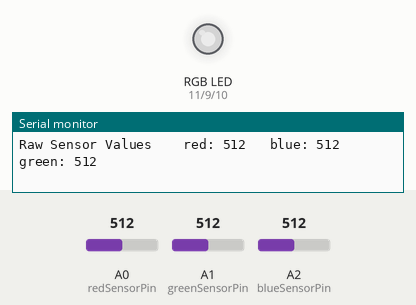
The sketch below on a simulated Arduino Uno, built with avr-gcc and run on an emulated ATmega328P. On the bench: an RGB LED mixed from three pins (HIGH = lit), the last lines printed to the serial monitor. Inputs (shaded band) come from the test bench; at power-on: A0 (redSensorPin) = 512, A1 (greenSensorPin) = 512, A2 (blueSensorPin) = 512. Dim RGB values are drawn brighter than linear.

Above: at 1.2 s.
1.3 s: A0 (redSensorPin) set to 414
At 2.6 s:
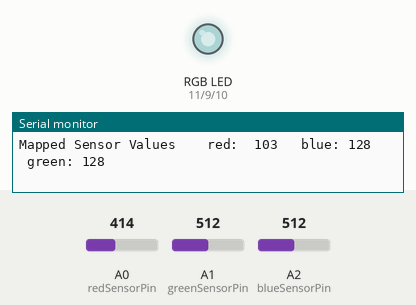
2.9 s: A0 (redSensorPin) set to 392
At 3.9 s:
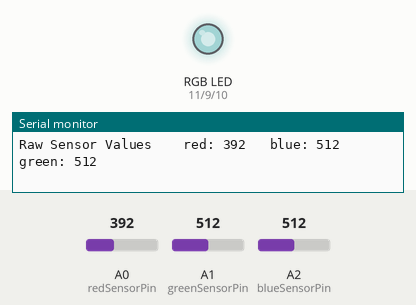
5.9 s: A1 (greenSensorPin) set to 418
At 7.3 s:
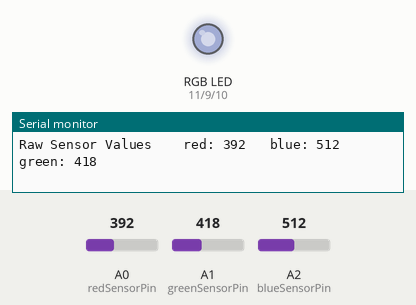
8.9 s: A1 (greenSensorPin) set to 391
At 10.0 s:
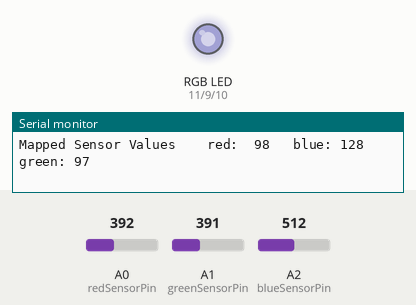
11.9 s: A2 (blueSensorPin) set to 416
At 13.5 s:
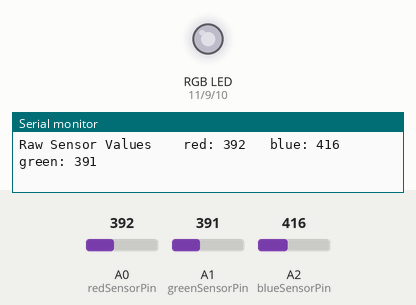
14.9 s: A2 (blueSensorPin) set to 381
At 15.7 s:
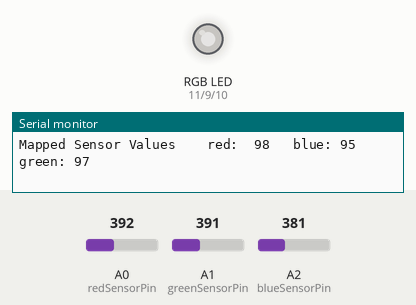
Timing chart, 0 to 17.6 s (numbered marks = the images above; inputs shaded):
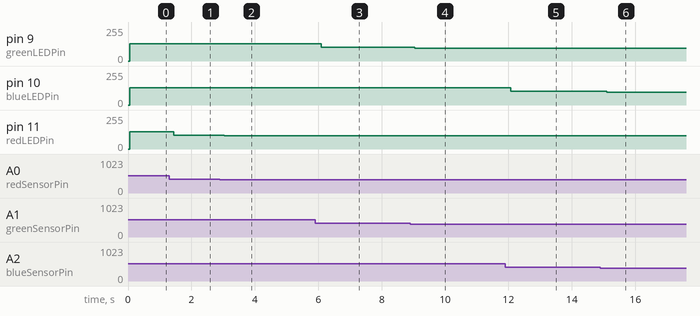

The sketch:

color_room_reader.ino
```cpp
//4 pin led
const int greenLEDPin = 9;
const int blueLEDPin = 10;
const int redLEDPin = 11;

// p-resistor pins
const int redSensorPin = A0;
const int greenSensorPin = A1;
const int blueSensorPin = A2;

//fading led conditions
int redValue = 0;
int blueValue = 0;
int greenValue = 0;

int redSensorValue = 0;
int greenSensorValue = 0;
int blueSensorValue = 0;

void setup() {
  Serial.begin(9600); // start the serial port to track readings

// set the colors of the 4 pin led as the output of reading from p-resistor
  pinMode(greenLEDPin , OUTPUT);
  pinMode(blueLEDPin, OUTPUT);
  pinMode (redLEDPin, OUTPUT);
}

void loop() {
  redSensorValue = analogRead(redSensorPin);
  delay(5);
  greenSensorValue = analogRead(greenSensorPin);
  delay(5);
  blueSensorValue = analogRead(blueSensorPin);
  delay(5);

  //print out the raw sensor values;
  Serial.print("Raw Sensor Values \t red: " );
  Serial.print (redSensorValue);
  Serial.print("\t blue: ");
  Serial.print (blueSensorValue);
  Serial.print("\t green: ");
  Serial.println (greenSensorValue);

  //convert
  redValue = redSensorValue/4;
  greenValue = greenSensorValue/4;
  blueValue = blueSensorValue/4;

  Serial.print("Mapped Sensor Values \t red:  ");
  Serial.print(redValue);
  Serial.print ("\t blue: ");
  Serial.print(blueValue);
  Serial.print("\t green: ");
  Serial.println(greenValue);

  analogWrite(redLEDPin, redValue);
  analogWrite(blueLEDPin, blueValue);
  analogWrite(greenLEDPin , greenValue);

}
```

Measured:
- after the input at 1.3 s, pin 11 (redLEDPin): 128/255 → 103/255 after 0.14 s
- after the input at 2.9 s, pin 11 (redLEDPin): 103/255 → 98/255 after 0.14 s
- after the input at 5.9 s, pin 9 (greenLEDPin): 128/255 → 104/255 after 0.20 s
- after the input at 8.9 s, pin 9 (greenLEDPin): 104/255 → 97/255 after 0.14 s
- after the input at 11.9 s, pin 10 (blueLEDPin): 128/255 → 104/255 after 0.18 s
- after the input at 14.9 s, pin 10 (blueLEDPin): 104/255 → 95/255 after 0.21 s
